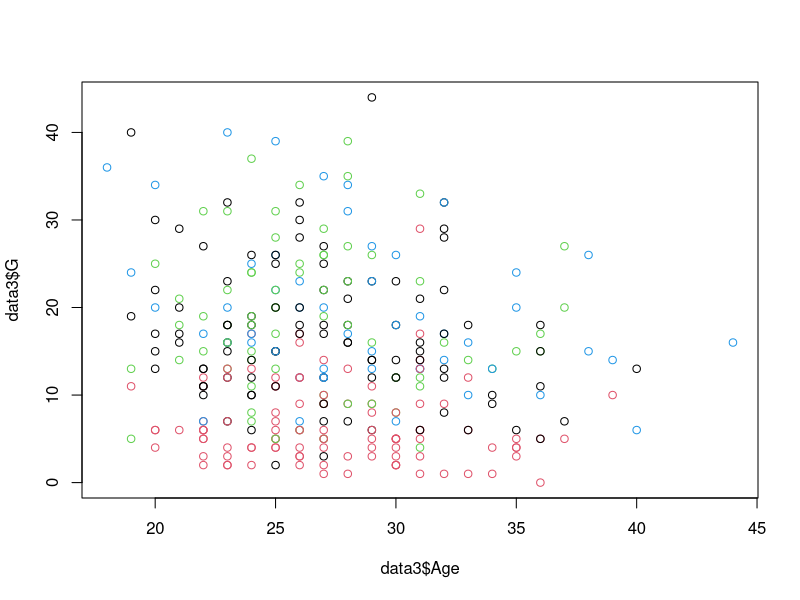
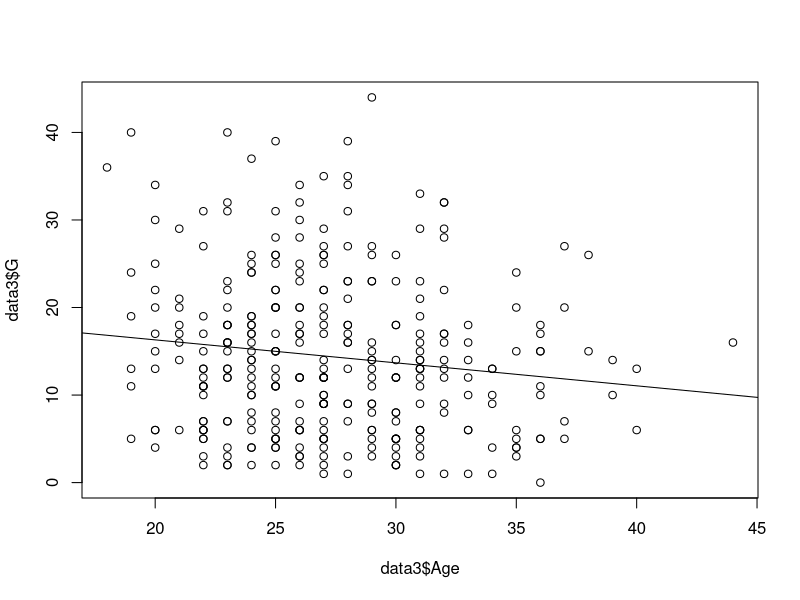
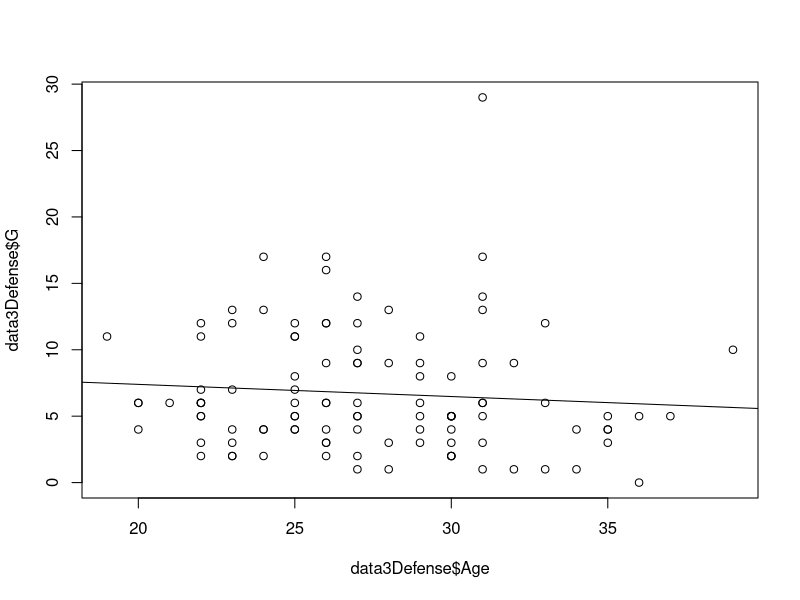
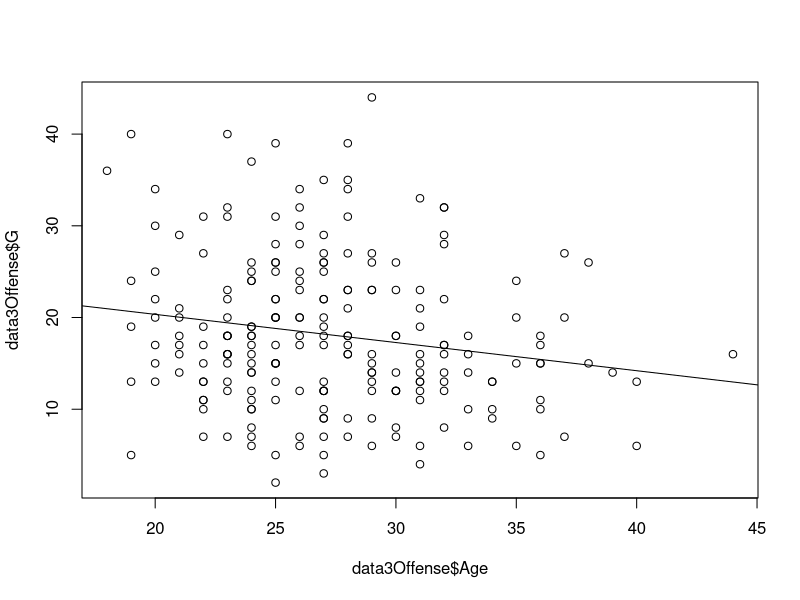
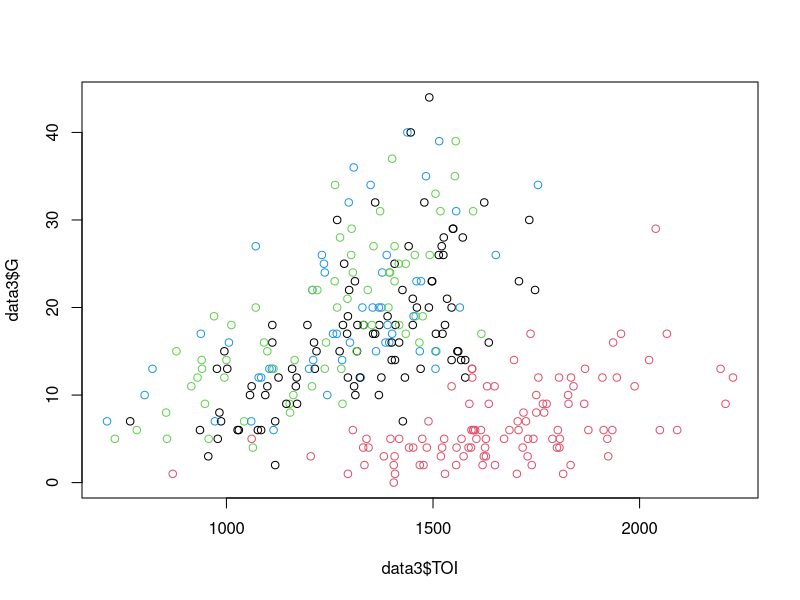
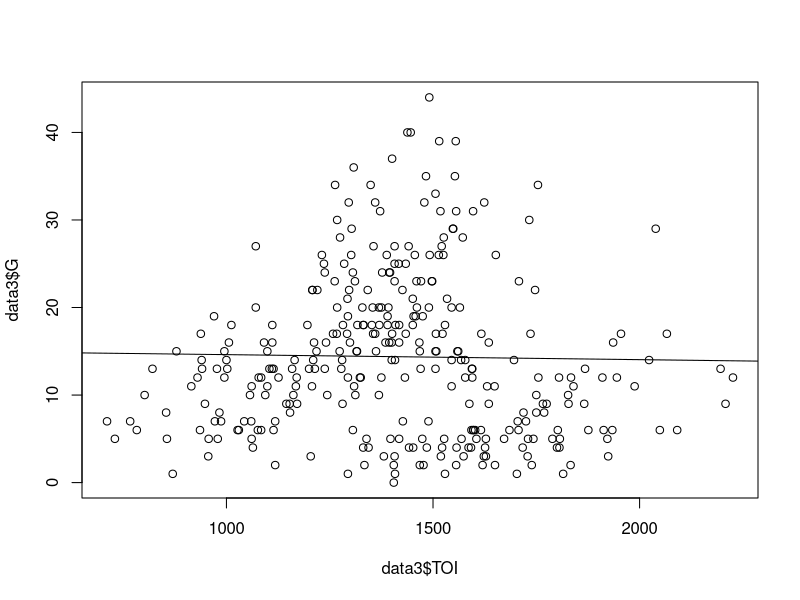
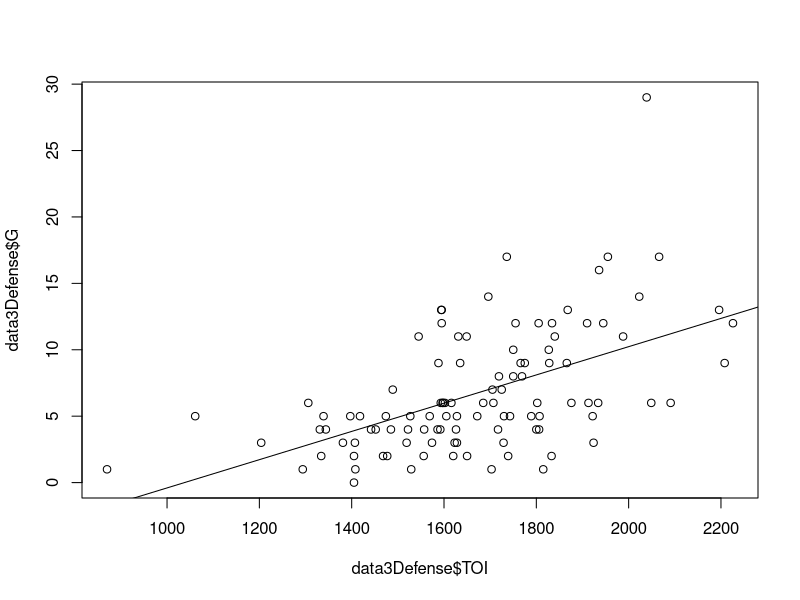
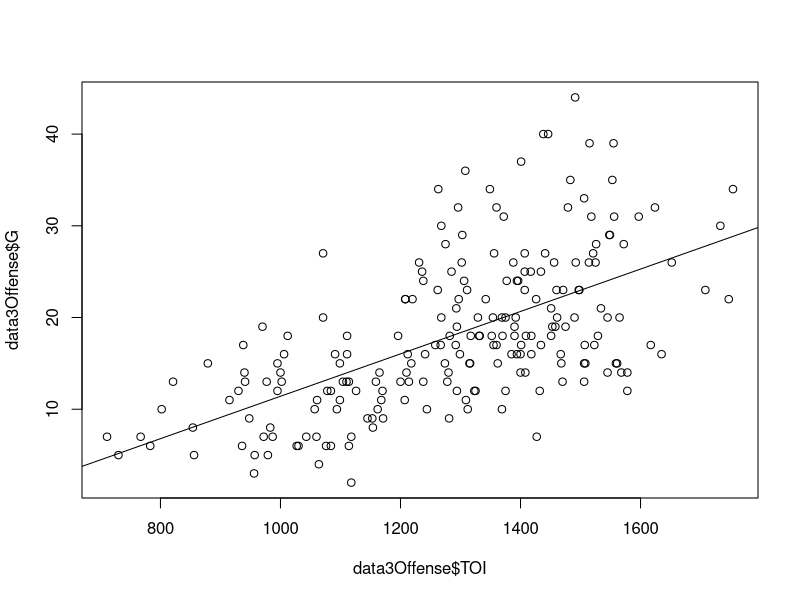

These charts were generated, in order, by the following R code: (Note: this script raises an error after producing the figures.)
library(data.table)

##Read data from Excel
primarydata3 <- readxl::read_xlsx("2016-2017NHLData.xlsx")
str(primarydata3)

##Create ATOI Column
ATOIF <- primarydata3$TOI/primarydata3$GP
ATOI3 <- data.frame(ATOIF)

##Create initial data with ATOI
finaldata3 <- data.frame(primarydata3, ATOI3)

library(dplyr)

##Filter for players that have played 
##at least 75% of the season
data3 <- filter(finaldata3, GP > 71)

data3Defense <- filter(data3, Pos == "D")
data3Offense <- filter(data3, Pos == "C" | Pos == "RW" 
                      | Pos == "LW")

##Analyzing Goals predicted by Age

plot(data3$Age, data3$G, col = as.factor(data3$Pos))

plot(data3$Age, data3$G)
fitBasic3 <- lm(G ~ Age, data = data3)
summary(fitBasic3)
abline(fitBasic3)

plot(data3Defense$Age, data3Defense$G)
fitD3 <- lm(G ~ Age, data = data3Defense)
summary(fitD3)
abline(fitD3)

plot(data3Offense$Age, data3Offense$G)
fitO3 <- lm(G ~ Age, data = data3Offense)
summary(fitO3)
abline(fitO3)

##Analyzing Goals predicted by TOI

plot(data3$TOI, data3$G, col = as.factor(data3$Pos))

plot(data3$TOI, data3$G)
fitTOI3 <- lm(G ~ TOI, data = data3)
summary(fitTOI3)
abline(fitTOI3)

plot(data3Defense$TOI, data3Defense$G)
fitTOID3 <- lm(G ~ TOI, data = data3Defense)
summary(fitTOID3)
abline(fitTOID3)

plot(data3Offense$TOI, data3Offense$G)
fitTOIO3 <- lm(G ~ TOI, data = data3Offense)
summary(fitTOIO3)
abline(fitTOIO3)

resfitOTOI3 <- residuals(fitOTOI3)
plot(data3Offense$TOI, resfitOTOI3)

##Analyze Goals predicted by ATOI

plot(data3$ATOIF, data3$G,
     col = as.factor(data3$Pos))

plot()

##Analyze Goals predicted by Shots

plot(data3$S, data3$G)
plot(data3$S., data3$G)


##Analyze Point Shares predicted by Age

plot(data3$Age, data3$PS, col = as.factor(data3$Pos))

##Analyze Assists predicted by Age

plot(data3$Age, data3$A, col = as.factor(data3$Pos))
fitAssists3 <- lm(A ~ Age, data = data3)
summary(fitAssists3)
abline(fitAssists3)

plot(data3Defense$Age, data3Defense$A)
fitAssistsD3 <- lm(A ~ Age, data = data3Defense)
summary(fitAssistsD3)
abline(fitAssistsD3)

plot(data3Offense$Age, data3Offense$A)
fitAssistsO3 <- lm(A ~ Age, data = data3Offense)
summary(fitAssistsO3)
abline(fitAssistsO3)

##Analyze Points predicted by Age

plot(data3$Age, data3$PTS)
fitPoints3 <- lm(PTS ~ Age, data = data3)
summary(fitPoints3)
abline(fitPoints3)

##Analyze +/- predicted by Age
